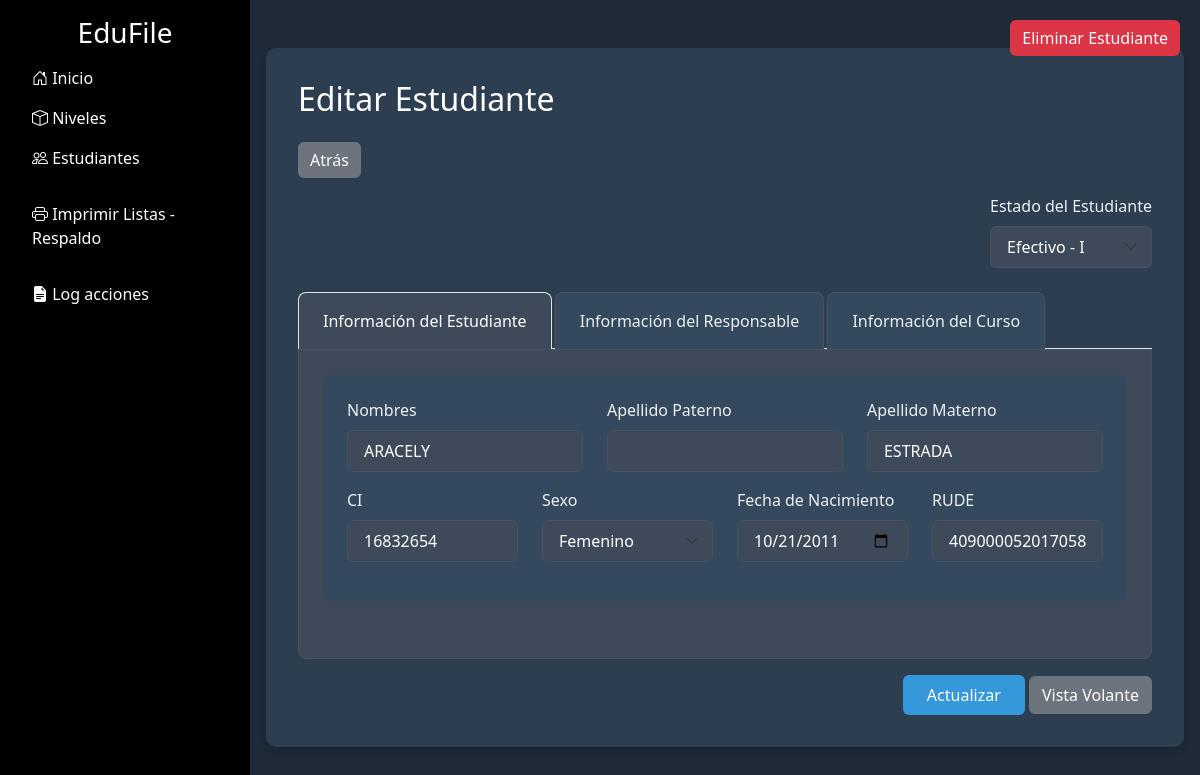
/editarEstudiante.php?student_id=409000052017058&source=estudiantes, run on the app's committed database.
### tables this page shows
CREATE TABLE `student_courses` (
  `student_id` bigint(20) NOT NULL,
  `course_id` bigint(20) NOT NULL,
  `status` enum('Efectivo - I','No Inscrito','Efectivo - T','Traslado','Retirado') DEFAULT 'No Inscrito'
);

CREATE TABLE `students` (
  `id` bigint(20) NOT NULL,
  `first_name` varchar(255) NOT NULL,
  `last_name_father` varchar(255) NOT NULL,
  `last_name_mother` varchar(255) NOT NULL,
  `gender` varchar(50) NOT NULL,
  `rude_number` varchar(20) NOT NULL,
  `identity_card` varchar(9) NOT NULL,
  `birth_date` date NOT NULL,
  `guardian_first_name` varchar(255) DEFAULT NULL,
  `guardian_last_name` varchar(255) DEFAULT NULL,
  `guardian_identity_card` varchar(9) DEFAULT NULL,
  `guardian_phone_number` varchar(15) DEFAULT NULL,
  `guardian_relationship` enum('padre','madre','tutor') DEFAULT NULL
);

### editarEstudiante.php (the view, shortened to what this page needs)
<?php
include 'conexion.php';
$student_id = $_GET['student_id'];
$query = "SELECT s.*, sc.status, c.grade, c.parallel, l.name AS level_name
          FROM students s
          LEFT JOIN student_courses sc ON s.id = sc.student_id
          LEFT JOIN courses c ON sc.course_id = c.id
          LEFT JOIN levels l ON c.level_id = l.id
          WHERE s.rude_number = ?
          LIMIT 1";
$stmt = $conn->prepare($query);
$stmt->bind_param("s", $student_id);
$stmt->execute();
$result = $stmt->get_result();
$student = $result->fetch_assoc();
?>
<!DOCTYPE html>
<html lang="es">
<head>
    <link rel="stylesheet" href="css/bootstrap.min.css">
    <link href="https://cdnjs.cloudflare.com/ajax/libs/bootstrap-icons/1.10.5/font/bootstrap-icons.min.css" rel="stylesheet">
</head>
<body>
    <div class="d-flex">
        <?php include 'sidebar.php'; ?>
        <div class="main-content flex-grow-1 p-3">
            <div class="form-container">
                <div class="d-flex justify-content-between align-items-center mb-4">
                    <h2 class="mb-0">Editar Estudiante</h2>
                    <button class="btn btn-delete" data-bs-toggle="modal" data-bs-target="#deleteModal">
                        Eliminar Estudiante
                    </button>
                </div>
                <button class="btn btn-back" onclick="goBack()">Atrás</button>
                <form action="actualizarEstudiante.php" method="POST">
                    <div class="d-flex justify-content-end mb-4">
                        <div class="status-select">
                            <label for="student_status" class="form-label">Estado del Estudiante</label>
                            <select class="form-select" id="student_status" name="student_status" required>
                                <option value="Efectivo - I" <?php echo ($student['status'] === 'Efectivo - I') ? 'selected' : ''; ?>>Efectivo - I</option>
                            </select>
                        </div>
                    </div>
                    <ul class="nav nav-tabs" id="myTab" role="tablist">
                        <li class="nav-item" role="presentation">
                            <button class="nav-link active" id="student-info-tab" data-bs-toggle="tab" data-bs-target="#student-info" type="button" role="tab" aria-controls="student-info" aria-selected="true">Información del Estudiante</button>
                        </li>
                        <li class="nav-item" role="presentation">
                            <button class="nav-link" id="guardian-info-tab" data-bs-toggle="tab" data-bs-target="#guardian-info" type="button" role="tab" aria-controls="guardian-info" aria-selected="false">Información del Responsable</button>
                        </li>
                        <li class="nav-item" role="presentation">
                            <button class="nav-link" id="course-info-tab" data-bs-toggle="tab" data-bs-target="#course-info" type="button" role="tab" aria-controls="course-info" aria-selected="false">Información del Curso</button>
                        </li>
                    </ul>
                    <div class="tab-content" id="myTabContent">
                        <div class="tab-pane fade show active" id="student-info" role="tabpanel" aria-labelledby="student-info-tab">
                            <div class="form-section">
                                <div class="row mb-3">
                                    <div class="col-md-4">
                                        <label for="first_name" class="form-label">Nombres</label>
                                        <input type="text" class="form-control" id="first_name" name="first_name"
                                            value="<?php echo htmlspecialchars($student['first_name']); ?>" required>
                                    </div>
                                    <div class="col-md-4">
                                        <label for="last_name_father" class="form-label">Apellido Paterno</label>
                                        <input type="text" class="form-control" id="last_name_father" name="last_name_father"
                                            value="<?php echo htmlspecialchars($student['last_name_father']); ?>">
                                    </div>
                                    <div class="col-md-4">
                                        <label for="last_name_mother" class="form-label">Apellido Materno</label>
                                        <input type="text" class="form-control" id="last_name_mother" name="last_name_mother"
                                            value="<?php echo htmlspecialchars($student['last_name_mother']); ?>">
                                    </div>
                                </div>
                                <div class="row mb-3">
                                    <div class="col-md-3">
                                        <label for="identity_card" class="form-label">CI</label>
                                        <input type="text" class="form-control" id="identity_card" name="identity_card"
                                            value="<?php echo htmlspecialchars($student['identity_card']); ?>">
                                    </div>
                                    <div class="col-md-3">
                                        <label for="gender" class="form-label">Sexo</label>
                                        <select class="form-select" id="gender" name="gender" required>
                                            <option value="F" <?php echo $student['gender'] === 'F' ? 'selected' : ''; ?>>Femenino</option>
                                        </select>
                                    </div>
                                    <div class="col-md-3">
                                        <label for="birth_date" class="form-label">Fecha de Nacimiento</label>
                                        <input type="date" class="form-control" id="birth_date" name="birth_date"
                                            value="<?php echo htmlspecialchars($student['birth_date']); ?>">
                                    </div>
                                    <div class="col-md-3">
                                        <label for="rude_number" class="form-label">RUDE</label>
                                        <input type="text" class="form-control" id="rude_number" name="rude_number"
                                            value="<?php echo htmlspecialchars($student['rude_number']); ?>" required>
                                    </div>
                                </div>
                            </div>
                        </div>
                    </div>
                    <div class="text-end mt-3">
                        <button type="submit" class="btn btn-primary">Actualizar</button>
                        <a href="volanteEstudiante.php?student_id=<?php echo $student_id; ?>" target="_blank" class="btn btn-secondary">Vista Volante</a>
                    </div>
                </form>
            </div>
        </div>
    </div>
</body>
</html>

### editarEstudiante.php (style rules this page uses)
body { background-color: #1E2A38; color: #ffffff; }
.form-container { background-color: #2C3E50; padding: 2rem; border-radius: 10px; max-width: 1200px; margin: 2rem auto; box-shadow: 0 4px 6px rgba(0, 0, 0, 0.1); }
.form-section { margin-bottom: 2rem; padding: 1.5rem; background-color: #34495E; border-radius: 8px; }
.form-label { color: #ECF0F1; font-weight: 500; }
.form-control, .form-select { background-color: #3E4A59; border: 1px solid #47535f; color: #ffffff; padding: 0.5rem 1rem; }
.btn-primary { background-color: #3498db; border: none; padding: 0.5rem 1.5rem; }
.btn-delete { position: absolute; top: 20px; right: 20px; background-color: #dc3545; color: white; border: none; }
.status-select { max-width: 200px; margin-left: auto; }
.btn-back { background-color: #6c757d; color: white; border: none; margin-bottom: 1rem; }
.nav-tabs .nav-link { background-color: #34495E; color: #ECF0F1; border: 1px solid #47535f; border-bottom: none; border-radius: 8px 8px 0 0; padding: 1rem 1.5rem; margin-right: 0.2rem; }
.nav-tabs .nav-link.active { background-color: #3E4A59; color: #ffffff; border-bottom: none; }
.tab-content { background-color: #3E4A59; padding: 1.5rem; border-radius: 0 0 8px 8px; border: 1px solid #47535f; }

### data on the page
student_courses: student_status "Efectivo - I"
students: first_name "ARACELY", last_name_mother "ESTRADA", identity_card "16832654", gender "Femenino", birth_date "10/21/2011", rude_number "409000052017058"
